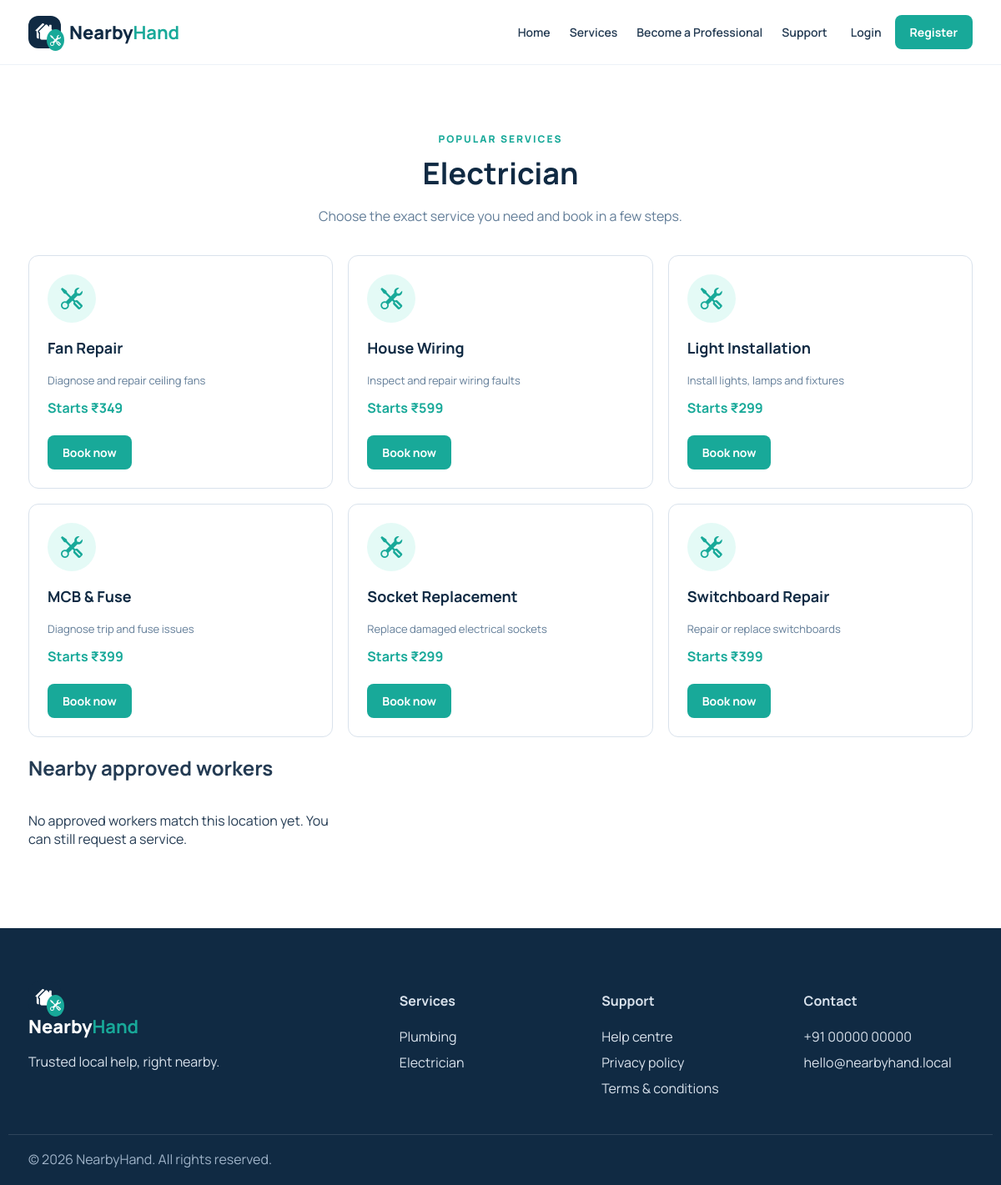
The app's page /services.php?category=electrician with its own data.
### tables this page shows
CREATE TABLE services (id INT AUTO_INCREMENT PRIMARY KEY, category_id INT, name VARCHAR(120) NOT NULL, description TEXT, price DECIMAL(10,2) DEFAULT 299, visit_charge DECIMAL(10,2) DEFAULT 49, active BOOLEAN DEFAULT 1, FOREIGN KEY(category_id) REFERENCES service_categories(id));

### includes/bootstrap.php (called while the page is built, shortened)
<?php
function e($value) { return htmlspecialchars((string)$value, ENT_QUOTES, 'UTF-8'); }

### services.php (the view, shortened to what this page needs)
<?php require __DIR__.'/includes/bootstrap.php'; $category=$_GET['category'] ?? ''; $q=trim($_GET['q'] ?? ''); if($category){$stmt=$pdo->prepare("SELECT s.* FROM services s JOIN service_categories c ON c.id=s.category_id WHERE c.slug=? AND s.active=1 ORDER BY s.name");$stmt->execute([$category]);}elseif($q){$stmt=$pdo->prepare("SELECT s.* FROM services s JOIN service_categories c ON c.id=s.category_id WHERE s.active=1 AND (s.name LIKE ? OR s.description LIKE ?) ORDER BY s.name");$stmt->execute(['%'.$q.'%','%'.$q.'%']);}else{$stmt=$pdo->query("SELECT s.* FROM services s WHERE active=1 ORDER BY s.name");}$services=$stmt->fetchAll(); $location=strtolower(trim($_GET['location'] ?? '')); $workerStmt=$pdo->prepare("SELECT w.*,AVG(r.rating) rating,COUNT(r.id) review_count FROM workers w LEFT JOIN reviews r ON r.worker_id=w.id WHERE w.status='approved' AND (?='' OR LOWER(COALESCE(w.service_area,'')) LIKE ? OR LOWER(COALESCE(w.address,'')) LIKE ?) GROUP BY w.id ORDER BY rating DESC,w.name LIMIT 20");$workerStmt->execute([$location,'%'.$location.'%','%'.$location.'%']);$workers=$workerStmt->fetchAll(); $pageTitle='Services'; require __DIR__.'/includes/header.php'; ?>
<section class="section"><div class="container"><div class="section-head"><div class="eyebrow">Popular services</div><h2><?=e($category ? ucfirst($category) : 'All services')?></h2><p>Choose the exact service you need and book in a few steps.</p></div><div class="service-list"><?php foreach($services as $s): ?><article class="mini-service"><div class="service-icon" style="width:58px;height:58px;font-size:26px"><i class="bi bi-tools"></i></div><h3><?=e($s['name'])?></h3><p><?=e($s['description'])?></p><strong>Starts ₹<?=number_format($s['price'],0)?></strong><br><br><a class="btn btn-primary" href="booking.php?service=<?=e($s['id'])?>">Book now</a></article><?php endforeach; ?></div><h2 class="workers-title">Nearby approved workers</h2><div class="service-list"><?php if(!$workers): ?><p>No approved workers match this location yet. You can still request a service.</p><?php endif ?></div></div></section>
<?php require __DIR__.'/includes/footer.php'; ?>

### assets/css/style.css (style rules this page uses)
* { box-sizing:border-box }
:root { --navy:#102a43;--teal:#18a999;--blue:#dff7f3;--ink:#243b53;--muted:#627d98;--line:#d9e2ec }
body { margin:0;font-family:Manrope,Arial,sans-serif;color:var(--ink);background:#fff }
.container { max-width:1180px;margin:auto;padding:0 24px }
.btn { border:0;border-radius:8px;padding:11px 18px;text-decoration:none;font-weight:700;font-size:14px;display:inline-block;cursor:pointer }
.btn-primary { background:var(--teal);color:white!important }
.eyebrow { color:var(--teal);font-weight:800;text-transform:uppercase;letter-spacing:2px;font-size:12px }
.section { padding:80px 0 }
.section-head { text-align:center;margin-bottom:36px }
.section-head h2 { font-size:36px;color:var(--navy);margin:8px }
.section-head p { color:var(--muted) }
.service-icon { width:94px;height:94px;border-radius:50%;background:#e4faf6;color:var(--teal);display:grid;place-items:center;font-size:48px;flex:none }
.service-list { display:grid;grid-template-columns:repeat(3,1fr);gap:18px }
.mini-service { border:1px solid var(--line);border-radius:12px;padding:22px }
.mini-service h3 { color:var(--navy);font-size:18px }
.mini-service p { font-size:13px;color:var(--muted) }
.mini-service strong { color:var(--teal) }

### records on screen
services: name "Fan Repair", description "Diagnose and repair ceiling fans", price "349"
services: name "House Wiring", description "Inspect and repair wiring faults", price "599"
services: name "Light Installation", description "Install lights, lamps and fixtures", price "299"
services: name "MCB & Fuse", description "Diagnose trip and fuse issues", price "399"
services: name "Socket Replacement", description "Replace damaged electrical sockets", price "299"
services: name "Switchboard Repair", description "Repair or replace switchboards", price "399"

### other values on screen
$category ? ucfirst($category) : 'All services' "Electrician"
